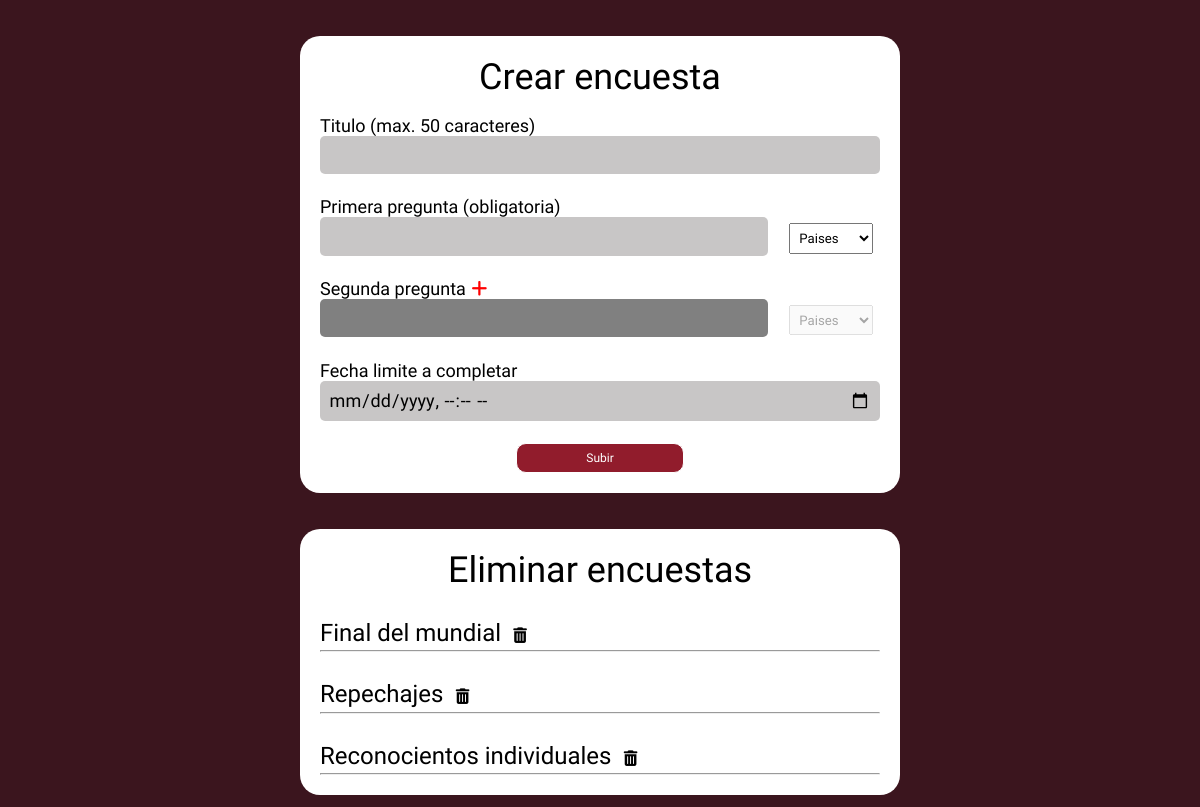
Before: /main/special_users/administrarMundialito.php with the older database file.
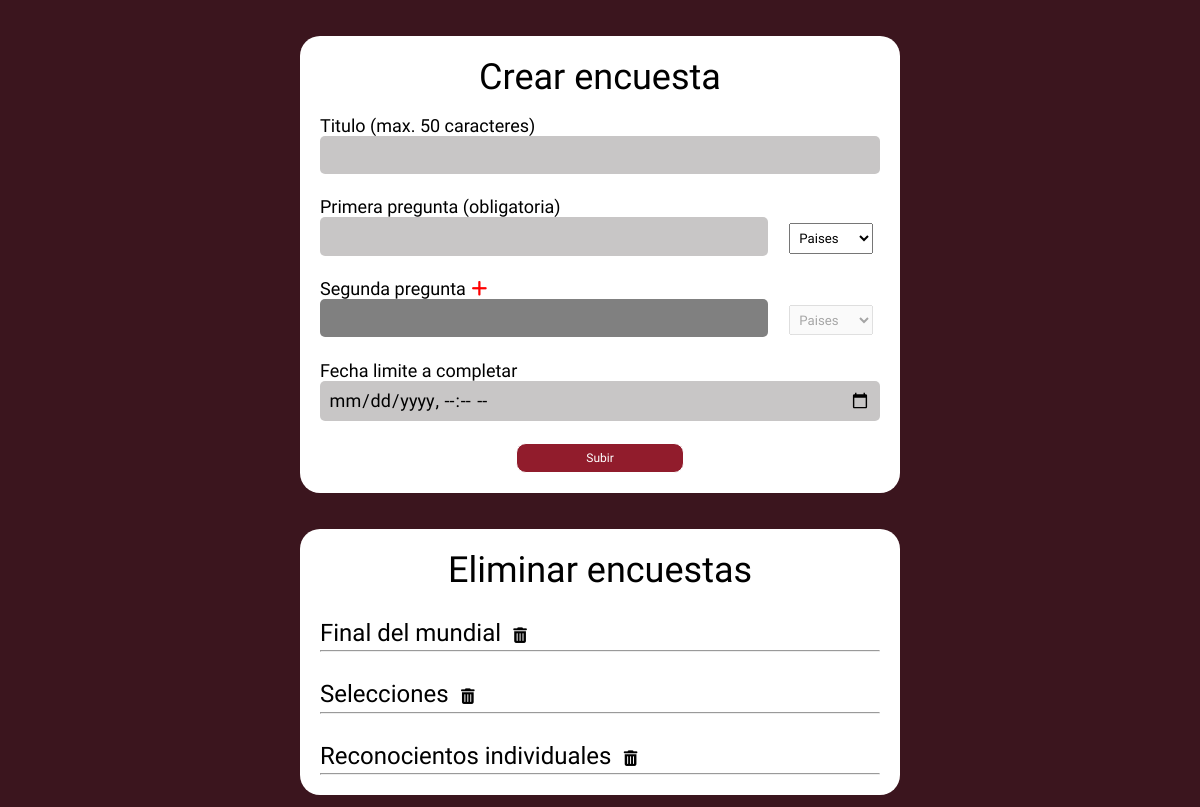
After: the same page with the newer database file.
### tables this page shows
CREATE TABLE `encuestas` (
    `id` int NOT NULL AUTO_INCREMENT,
    `title` text NOT NULL,
    `deadline` datetime NOT NULL,
    PRIMARY KEY(id)
);

### main/special_users/administrarMundialito.php (the view, shortened to what this page needs)
<?php
	require ('../../account/database.php');
?>
<html>
    <head>
        <link href="administrarMundialito.css" rel="stylesheet" type="text/css">
    </head>
	<body>
		<div class="container">
            <p class="title">Crear encuesta</p>
            <form method="post" class="upload" autocomplete="off">
                <div class="titulo">
                    <label class="label">Titulo (max. 50 caracteres)</label>
                    <input type="text" name="title" class="form-control" maxlength=50 required>
                </div>
                <div class="content">
                    <label class="label">Primera pregunta (obligatoria)</label>
                    <input type="text" id="content1" name="content[]" class="form-control-content" required></input>
                    <select class="select" name="select[]">
                        <option value="paises">Paises</option>
                    </select>
                </div>
                <div class="content" id="question2">
                    <label class="label">Segunda pregunta<i id="add2" class="navicon fas fa-solid fa-plus" onclick="enable2()"></i></label>
                    <input type="text" id="content2" name="content[]" class="form-control-content" disabled required></input>
                    <select id="select2" class="select" name="select[]" disabled>
                        <option value="paises">Paises</option>
                    </select>
                </div>
                <div class="content">
                    <label class="label">Fecha limite a completar</label>
                    <input type="datetime-local" id="deadline" name="deadline" class="form-control-content" required></input>
                </div>
                <div class="button">
                    <button type="submit" class="btn" name="btn-add"><p class="btn_label">Subir</p></button>
                </div>
            </form>
		</div>
        <div class="container">
            <p class="title">Eliminar encuestas</p>
            <?php
                $stmt = $conn->prepare("SELECT * FROM encuestas ORDER BY id");
                $stmt->execute();
                $count = $stmt->rowCount();
                if($count > 0){
                    while($row=$stmt->fetch(PDO::FETCH_ASSOC)){
                        extract($row);
                        echo "<div id='quiz".$id."' class='quiz'><span class='quiz_title'>$title</span><i class='trash fa fa-trash' aria-hidden='true' onclick='remove(".$id.")'></i><hr></div>";
                    }
                }
            ?>
		</div>
	</body>
</html>

Changed rows visible on the page:
changed encuestas: title "Repechajes" → "Selecciones"
